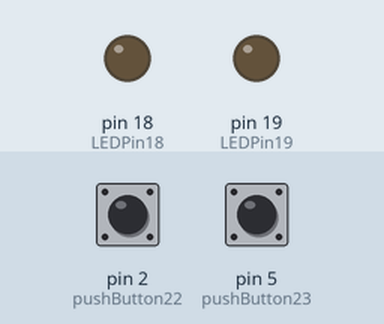
Recording of a sketch running on a simulated Arduino Uno, built with avr-gcc and run on an emulated ATmega328P. Parts: output pins drawn as LEDs (lit = HIGH). Inputs (shaded band) come from the test bench; at power-on: pin 2 (pushButton22) HIGH, pin 5 (pushButton23) HIGH.

Above: at 1.2 s.
1.3 s: pin 2 (pushButton22) pulled LOW for 0.15 s
At 2.5 s:
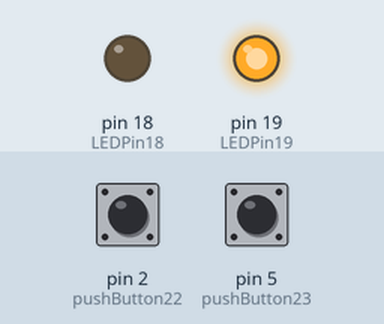
2.9 s: pin 5 (pushButton23) pulled LOW for 0.15 s
At 3.8 s:
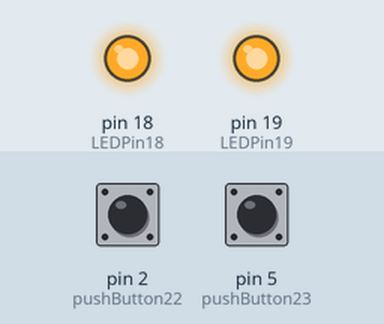
4.5 s: pin 2 (pushButton22) pulled LOW for 1 s
At 5.0 s:
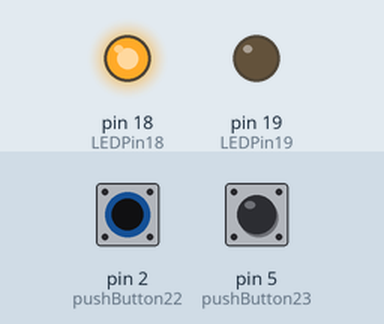
7.0 s: pin 2 (pushButton22) pulled LOW for 3.2 s
At 8.1 s:
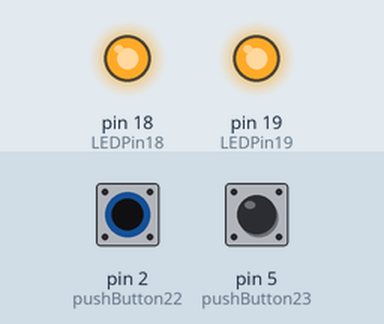
11.7 s: pin 5 (pushButton23) pulled LOW for 1 s
At 12.9 s:
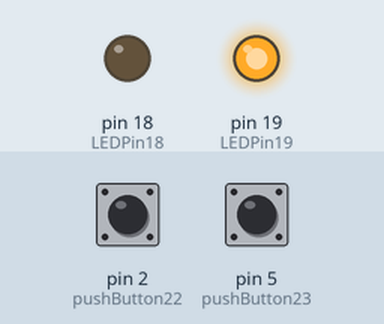
Timing chart, 0 to 14.7 s (numbered marks = the images above; inputs shaded):
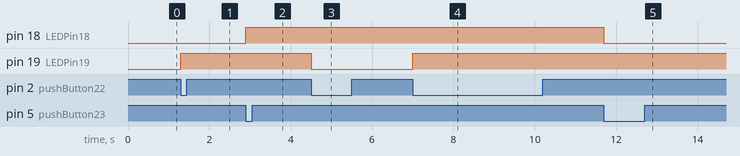

Measured:
- after the input at 1.3 s, pin 19 (LEDPin19): LOW → HIGH at once
- after the input at 2.9 s, pin 18 (LEDPin18): LOW → HIGH at once
- after the input at 4.5 s, pin 19 (LEDPin19): HIGH → LOW at once
- after the input at 7.0 s, pin 19 (LEDPin19): LOW → HIGH at once
- after the input at 11.7 s, pin 18 (LEDPin18): HIGH → LOW at once

The sketch:

led2_sw2_high_low.ino
```cpp
#define pushButton22 2
#define pushButton23 5
#define LEDPin19 19
#define LEDPin18 18
int buttonState22_19 = 0;
int buttonState23_18 = 0;
void setup() {
  Serial.begin(115200);
  pinMode(pushButton22, INPUT_PULLUP);
  pinMode(pushButton23, INPUT_PULLUP);
  pinMode(LEDPin19, OUTPUT);
  pinMode(LEDPin18, OUTPUT);
}
void loop() {
  if (digitalRead(pushButton22) == LOW) {
//    Serial.println(buttonState);
    buttonState22_19 = 1 - buttonState22_19; //0
//    Serial.println(buttonState);
    digitalWrite(LEDPin19, buttonState22_19); //1
    while (digitalRead(pushButton22) == LOW);
    delay(20);
  }
  else if (digitalRead(pushButton23) == LOW) {
    buttonState23_18 = 1 - buttonState23_18;
    digitalWrite(LEDPin18, buttonState23_18);
    while (digitalRead(pushButton23) == LOW);
    delay(20);
  }
}
```
